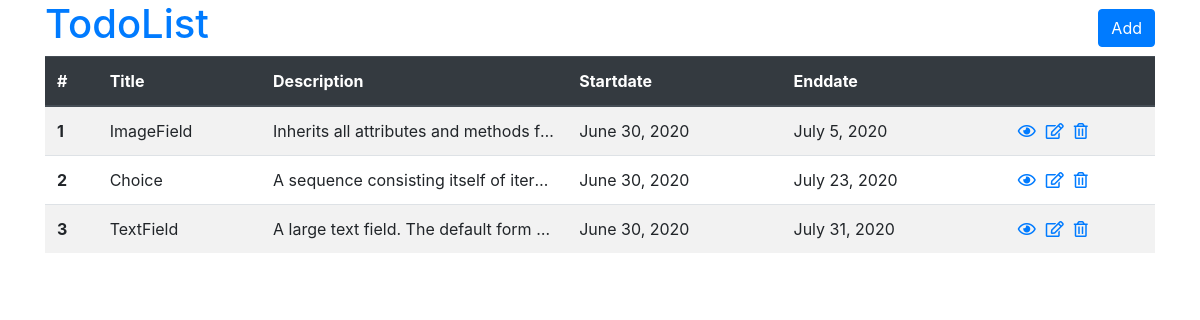
/todo/, run on the app's committed database.
### todo/models.py (models this page shows)
class List(models.Model):
    title = models.CharField(max_length=50)
    description = models.TextField()
    date_add = models.DateTimeField(auto_now_add=True)
    date_modified = models.DateTimeField(auto_now=True)
    startdate = models.DateField()
    enddate = models.DateField()

### todo/views.py (the view)
# urls.py: path('', views.index, name='index'),
def index(request):
    todo_list = List.objects.order_by('date_modified')
    context = {'lists': todo_list}
    return render(request, 'todo/index.html', context)

### todo/templates/todo/index.html (shortened to what this page needs)
<!DOCTYPE html>
<html lang="en">
<head>
    {% load static %}
    <link rel="stylesheet" type='text/css' href="{% static 'css/custom.css' %}">
    <link rel="stylesheet" href="https://stackpath.bootstrapcdn.com/bootstrap/4.5.0/css/bootstrap.min.css"
>
    <link rel="stylesheet" href="https://use.fontawesome.com/releases/v5.7.0/css/all.css"
>
</head>
<body>
    <div class="container">
        <div style="position: relative;">
            <h1><a href="{% url 'todo:index' %}">TodoList</a></h1>
        {% block body %}
            <a id="add" class="btn btn-primary" href="{% url 'todo:add_list' %}">Add</a>
        </div>
        <table class="table table-striped">
            <thead class='thead-dark'>
                <tr>
                    <th scope="col">#</th>
                    <th scope="col" class="list_title">Title</th>
                    <th scope="col">Description</th>
                    <th scope="col" class="list_date">Startdate</th>
                    <th scope="col" class="list_date">Enddate</th>
                    <th></th>
                </tr>
            </thead>
            <tbody>
                {% for list in lists %}
                <tr>
                    <th scope="row">{{ forloop.counter }}</th>
                    <td>{{ list.title }}</td>
                    <td class="list_desc">{{ list.description }}</td>
                    <td>{{ list.startdate }}</td>
                    <td>{{ list.enddate }}</td>
                    <td><a class="far fa-eye" href="{% url 'todo:view_list' list.id %}" data-toggle="tooltip" title="View"></a><a class="far fa-edit" href="{% url 'todo:edit_list' list.id %}" data-toggle="tooltip" title="Edit"></a><a class="far fa-trash-alt" href="{% url 'todo:delete_list' list.id %}" data-toggle="tooltip" title="Delete"></a></td>
                </tr>
                {% endfor %}
            </tbody>
        </table>
        {% endblock %}
    </div>
</body>
</html>

### todo/static/css/custom.css (style rules this page uses)
.list_desc { max-width: 200px; overflow: hidden; text-overflow: ellipsis; white-space: nowrap; }
.list_title { min-width: 100px; }
.list_date { min-width: 140px; }
#add { display: inline-block; margin: 0; position: absolute; top: 50%; -ms-transform: translateY(-50%); transform: translateY(-50%); right: 0; }
h1 { display: inline-block; }
a.far { display: inline; margin-left: 10px; }

### data on the page
List: title "ImageField", description "Inherits all attributes and methods f…", startdate "June 30, 2020", enddate "July 5, 2020"
List: title "Choice", description "A sequence consisting itself of iter…", startdate "June 30, 2020", enddate "July 23, 2020"
List: title "TextField", description "A large text field. The default form…", startdate "June 30, 2020", enddate "July 31, 2020"
